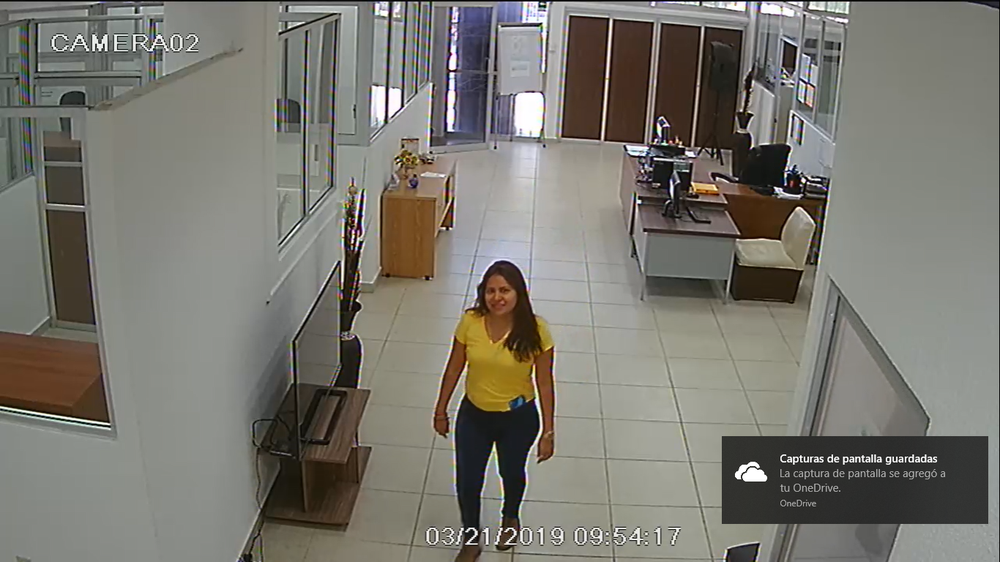
#> input picture source/image1.png, 1000 x 562 px, shrunk from 1366 x 768 before the run
$ python main.py
#> lines starting #> are read from the running program, lines starting #| are printed output that depends on the picture
# -*- coding: utf-8 -*-
import numpy as np
from skimage.transform import integral_image
from PIL import Image


def main():
    # Usando PIL abrimos la imagen y la guardamos en una variable
    img = Image.open('source/image1.png')
#> img is the input picture: PIL image 1000x562 RGBA; mean R, G, B, A 121.8, 119.5, 111.8, 255
    # Para trabjar con la imagen convertimos la imagen en un arreglo
    # para manipular los pixeles
    img_array = np.array(img)
    # Usando la funcion integral_image de skicit-image
    # sumamos todos los cuadrantes de la imagen
    my_intergral_image = integral_image(img_array)
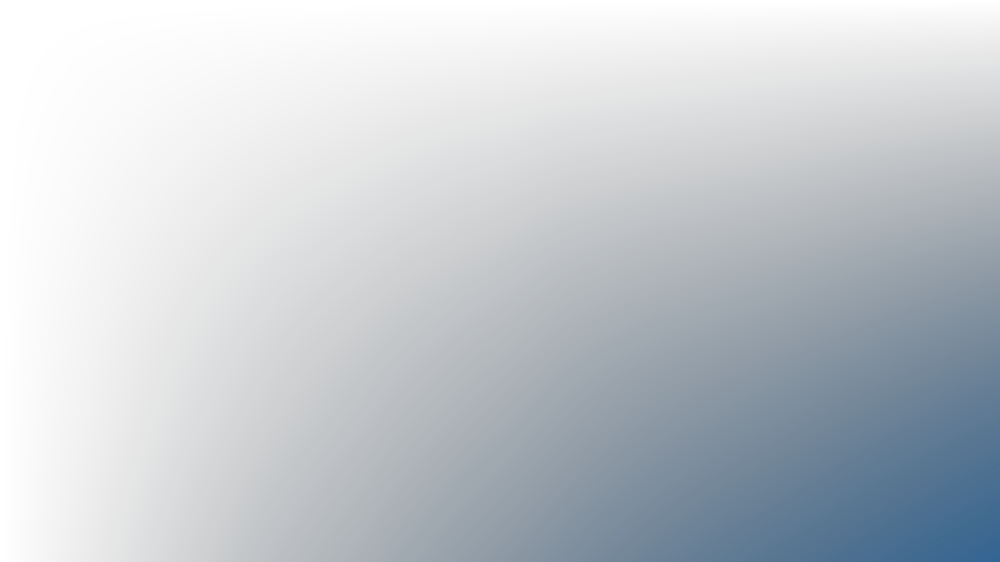
#> my_intergral_image: shape (562, 1000, 4) uint64; mean R, G, B, A 17144979.3, 34009130.2, 49943990, 85871131.3; transparent parts drawn white
    # Para poder mostrar la imagen debemos realizar
    # la conversión del arreglo a una imagen
    # transformando los datos del arreglo a pixeles nuevamente
    # usando el tipo de dato uint8 de numpy
    image_real_integral = Image.fromarray(
        np.uint8(my_intergral_image)
    )
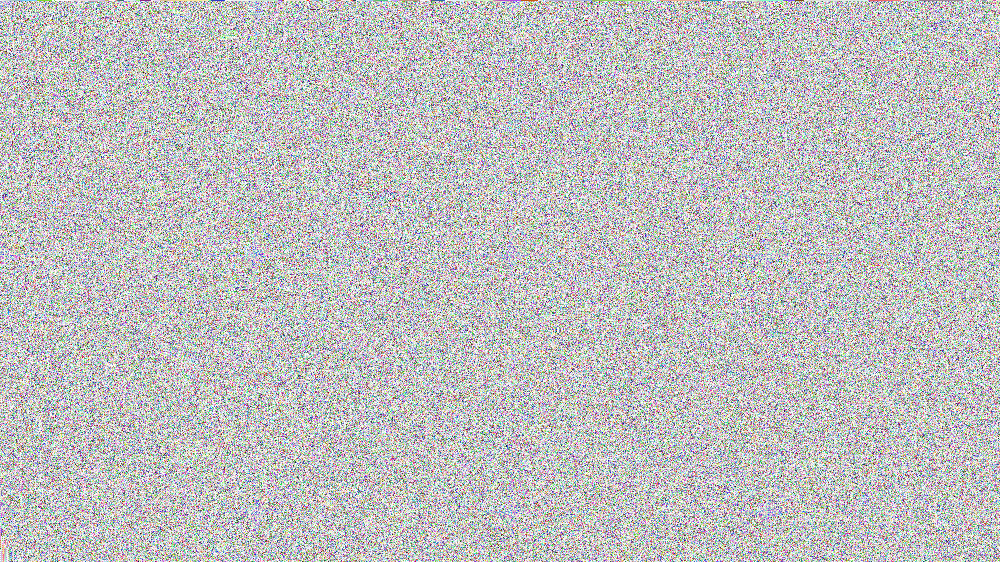
#> image_real_integral: PIL image 1000x562 RGBA; mean R, G, B, A 127.5, 127.4, 127.5, 127.3; transparent parts drawn white
    # Mostramos la primera imagen
    img.show()
    # Finalmente mostramos la Imagen Integral generada
    image_real_integral.show()
    # image_real_integral.save('image_integral_1.png')


if __name__ == '__main__':
    main()
